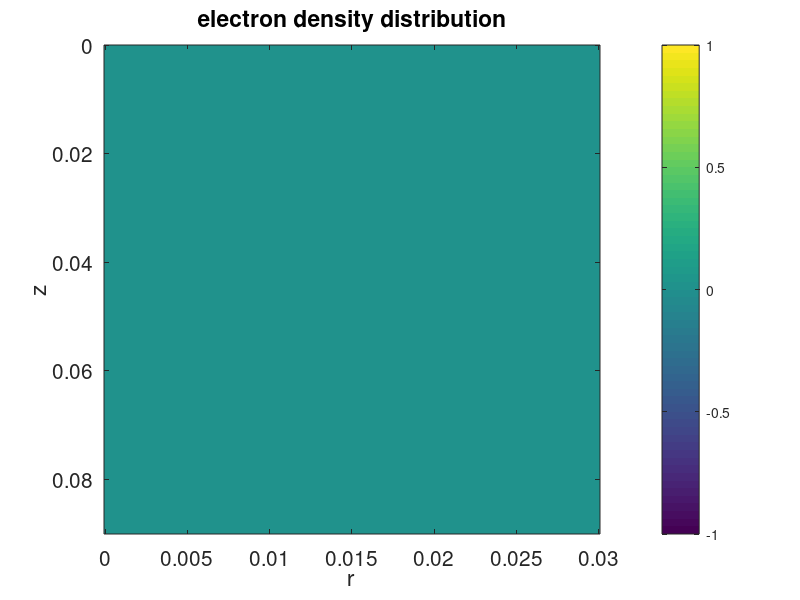

The MATLAB script that drew this image: (Note: this script raises an error after producing the figure.)
%% analytical solution

close all; clear; clc;

% define parameters

eps0 = 8.85e-12; % vacuum permittivity

Lz = 9e-2; % Lx = 3cm
Lr = 3e-2; % Ly = 3cm

z0 = Lz/2;  % z coordinate of the center of the source sphere
r0 = Lr/6;  % radius of the source sphere

rou0 = 0;  % no spatial charge

nr = 100;  % number of points 
nz = nr;


% discretization domain

delr = Lr/200;
delz = delr;

z = 0:delz:Lz;
r = 0:delr:Lr;



[R, Z] = meshgrid(r,z);

%% Analytical solution




%% numerical solution


% define the source sphere  (it's good to test the cylinder first)------------------------
S = rou0 * ones(size(Z,1),size(Z,2));

sourceRegion = (Z-z0).^2 + R.^2 - r0^2; 

[idxX, idxY] = find(sourceRegion > 0);

for i = 1:length(idxX)
    S(idxX(i),idxY(i)) = 0;
end

% plot the source region
figure(1)
clf
imagesc(r,z,S)
colorbar
xlabel('r')
ylabel('z')
title('electron density distribution')
set(gca, 'Fontsize', 15)


v = zeros(size(R,1),size(R,2));
dnorms = sum(sum(S.^2));
epsilon = 1e-10;
w = 1.9;


% match the boundary condition------------------------------------------------------------

% v(r=0)
v(:,1) = linspace(1,0,length(z));

% v(r=Lr)  assume Lr>r0
v(:,size(v,2)) = linspace(1,0,length(z));

% v(z=0) assume z0>r0
v(1,:) = 1;

% v(z=Lz) assume Lz>z0+r0
v(size(v,1),:) = 0;


% SOR-------------------------------------------------------------------------------------
[v,it] = mySOR_cylinder(v,r,z,S,w,epsilon);
[Er, Ez] = gradient(v);
Er = -Er/delr;
Ez = -Ez/delz;
E = sqrt(Er.^2+Ez.^2);


%% figures

figure(2)
clf
imagesc(r,z,v)
colorbar
xlabel('r (m)')
ylabel('z (m)')
title('electric potential (V)')
set(gca, 'Fontsize', 15)

figure(3)
clf
imagesc(r,z,E)
colorbar
xlabel('r (m)')
ylabel('z (m)')
title('electric field (V/m)')
set(gca, 'Fontsize', 15)



figure(4)
clf
plot(z,v(:,find(r==0)))
% hold on 
% plot(z,V_ana_z,'r--')
xlabel('z (m)')
ylabel('electric potential (V)')
% legend('Numerical solution', 'Analytical solution')
title('electric potential as a function of z at r = 0')
set(gca, 'Fontsize', 15)

figure(5)
clf
plot(r,v(find(z==z0),:))
% hold on 
% plot(r,V_ana_r,'r--')
xlabel('r (m)')
ylabel('electric potential (V)')
% legend('Numerical solution', 'Analytical solution')
title('electric potential as a function of r at z = z_0')
set(gca, 'Fontsize', 15)






